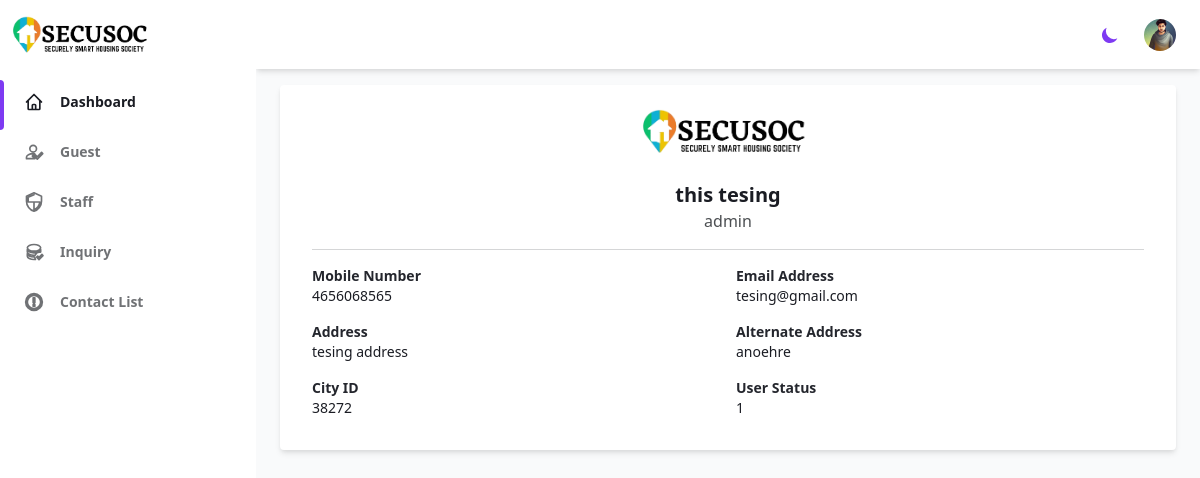
The page /Security/Security_dashboard.php (signed in) on the database its author committed.
### tables this page shows
CREATE TABLE `user_master` (
  `User_id` int(4) NOT NULL,
  `User_Type` varchar(8) NOT NULL,
  `House_no` int(3) NOT NULL,
  `User_Fname` varchar(15) NOT NULL,
  `User_Mname` varchar(25) NOT NULL,
  `User_Lname` varchar(15) NOT NULL,
  `User_Mobile_no` bigint(20) DEFAULT NULL,
  `Username` varchar(20) NOT NULL,
  `Passward` varchar(16) NOT NULL,
  `User_Email` varchar(30) NOT NULL,
  `User_Address` varchar(70) NOT NULL,
  `Alternate_Address` varchar(70) NOT NULL,
  `City_Id` varchar(5) NOT NULL,
  `User_Status` int(10) NOT NULL
);

### Security/Security_dashboard.php (the view, shortened to what this page needs)
<?php
require_once '../includes/header.php';
?>
<?php $current_url = 'deshboard';
include('sidebar.php');
?>
<?php
require_once '../src/config/database.php';
$sql = "SELECT * FROM user_master WHERE User_id = " . $_SESSION['user_id'] . "";
$result = $conn->query($sql);
if ($result->num_rows > 0) {
    while ($row = $result->fetch_assoc()) {
        $user_fname = $row["User_Fname"];
        $user_lname = $row["User_Lname"];
        $user_type = $row["User_Type"];
        $user_mobile_no = $row["User_Mobile_no"];
        $user_email = $row["User_Email"];
        $user_address = $row["User_Address"];
        $alternate_address = $row["Alternate_Address"];
        $city_id = $row["City_Id"];
        $user_status = $row["User_Status"];
        echo '<div class="bg-white shadow-md rounded px-8 pt-6 mt-4 pb-8 mb-4 dark:bg-gray-800">
                <div class="text-center">
                <div class="flex justify-center items-center mb-6">
                <img class="logo-light block dark:hidden W-10 h-12 mr-3" src="../images/logo_black.png" alt="Logo for light theme">
            <img class="logo-dark hidden dark:block W-10 h-12 mr-3" src="../images/logo_white.png" alt="Logo for dark theme">
            </div>
                    <h2 class="text-xl font-bold text-gray-800 dark:text-white">' . $user_fname . ' ' . $user_lname . '</h2>
                    <p class="text-gray-600 dark:text-gray-400">' . $user_type . '</p>
                </div>
                <hr class="my-4">
                <div class="grid grid-cols-2 gap-4">
                    <div>
                        <label class="block text-sm font-bold text-gray-700 dark:text-gray-400">Mobile Number</label>
                        <p class="text-sm text-gray-800 dark:text-white">' . $user_mobile_no . '</p>
                    </div>
                    <div>
                        <label class="block text-sm font-bold text-gray-700 dark:text-gray-400">Email Address</label>
                        <p class="text-sm text-gray-800 dark:text-white">' . $user_email . '</p>
                    </div>
                    <div>
                        <label class="block text-sm font-bold text-gray-700 dark:text-gray-400">Address</label>
                        <p class="text-sm text-gray-800 dark:text-white">' . $user_address . '</p>
                    </div>
                    <div>
                        <label class="block text-sm font-bold text-gray-700 dark:text-gray-400">Alternate Address</label>
                        <p class="text-sm text-gray-800 dark:text-white">' . $alternate_address . '</p>
                    </div>
                    <div>
                        <label class="block text-sm font-bold text-gray-700 dark:text-gray-400">City ID</label>
                        <p class="text-sm text-gray-800 dark:text-white">' . $city_id . '</p>
                        </div>
                        <div>
                        <label class="block text-sm font-bold text-gray-700 dark:text-gray-400">User Status</label>
                        <p class="text-sm text-gray-800 dark:text-white">' . $user_status . '</p>
                        </div>
                        </div>
                        </div>';
    }
} else {
    echo "No user found with this ID";
}
?>
<?php
require_once '../includes/footer.php';
?>

### rows shown on the page
user_master: User_Fname "this", User_Lname "tesing", User_Type "admin", User_Mobile_no "4656068565", User_Email "tesing@gmail.com", User_Address "tesing address", Alternate_Address "anoehre", City_Id "38272", User_Status "1"
